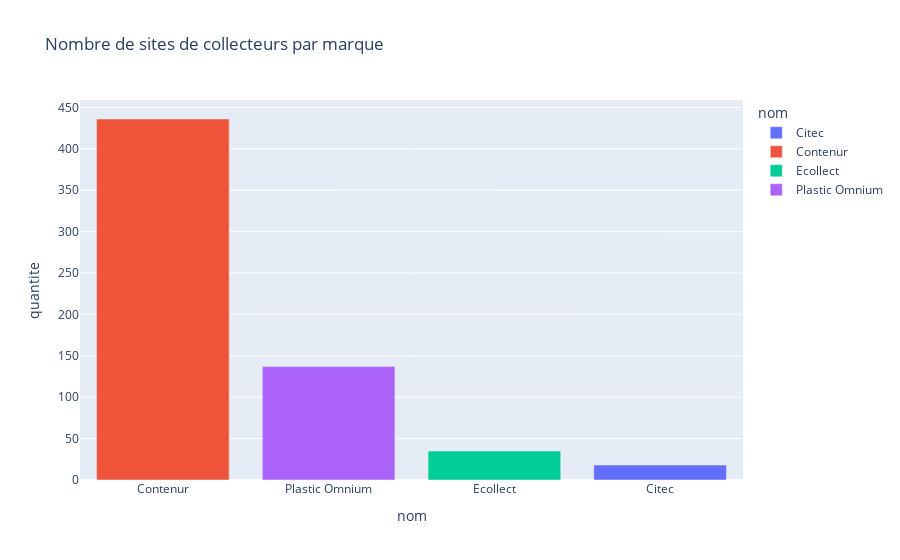

This figure's notebook cell:
### Code cell
dataSitesCollecteursQuantiteMarque = dataCollecteurs.groupby(by=["nom"])["quantite"].count().reset_index()

fig = px.bar(dataSitesCollecteursQuantiteMarque, x="nom", y="quantite", color="nom", width=900, title="Nombre de sites de collecteurs par marque")
fig.update_xaxes(categoryorder="total descending")

### Figure 1 — Plotly figure (JSON) as saved in the notebook; plotly's stock layout.template omitted (floating-point values rounded to 4 significant figures)
{"data": [{"alignmentgroup": "True", "hovertemplate": "nom=%{x}<br>quantite=%{y}<extra></extra>", "legendgroup": "Citec", "marker": {"color": "#636efa"}, "name": "Citec", "offsetgroup": "Citec", "orientation": "v", "showlegend": true, "textposition": "auto", "type": "bar", "x": ["Citec"], "xaxis": "x", "y": [18], "yaxis": "y"}, {"alignmentgroup": "True", "hovertemplate": "nom=%{x}<br>quantite=%{y}<extra></extra>", "legendgroup": "Contenur", "marker": {"color": "#EF553B"}, "name": "Contenur", "offsetgroup": "Contenur", "orientation": "v", "showlegend": true, "textposition": "auto", "type": "bar", "x": ["Contenur"], "xaxis": "x", "y": [436], "yaxis": "y"}, {"alignmentgroup": "True", "hovertemplate": "nom=%{x}<br>quantite=%{y}<extra></extra>", "legendgroup": "Ecollect", "marker": {"color": "#00cc96"}, "name": "Ecollect", "offsetgroup": "Ecollect", "orientation": "v", "showlegend": true, "textposition": "auto", "type": "bar", "x": ["Ecollect"], "xaxis": "x", "y": [35], "yaxis": "y"}, {"alignmentgroup": "True", "hovertemplate": "nom=%{x}<br>quantite=%{y}<extra></extra>", "legendgroup": "Plastic Omnium", "marker": {"color": "#ab63fa"}, "name": "Plastic Omnium", "offsetgroup": "Plastic Omnium", "orientation": "v", "showlegend": true, "textposition": "auto", "type": "bar", "x": ["Plastic Omnium"], "xaxis": "x", "y": [137], "yaxis": "y"}], "layout": {"barmode": "relative", "legend": {"title": {"text": "nom"}, "tracegroupgap": 0}, "title": {"text": "Nombre de sites de collecteurs par marque"}, "width": 900, "xaxis": {"anchor": "y", "categoryarray": ["Citec", "Contenur", "Ecollect", "Plastic Omnium"], "categoryorder": "total descending", "domain": [0, 1], "title": {"text": "nom"}}, "yaxis": {"anchor": "x", "domain": [0, 1], "title": {"text": "quantite"}}}}
